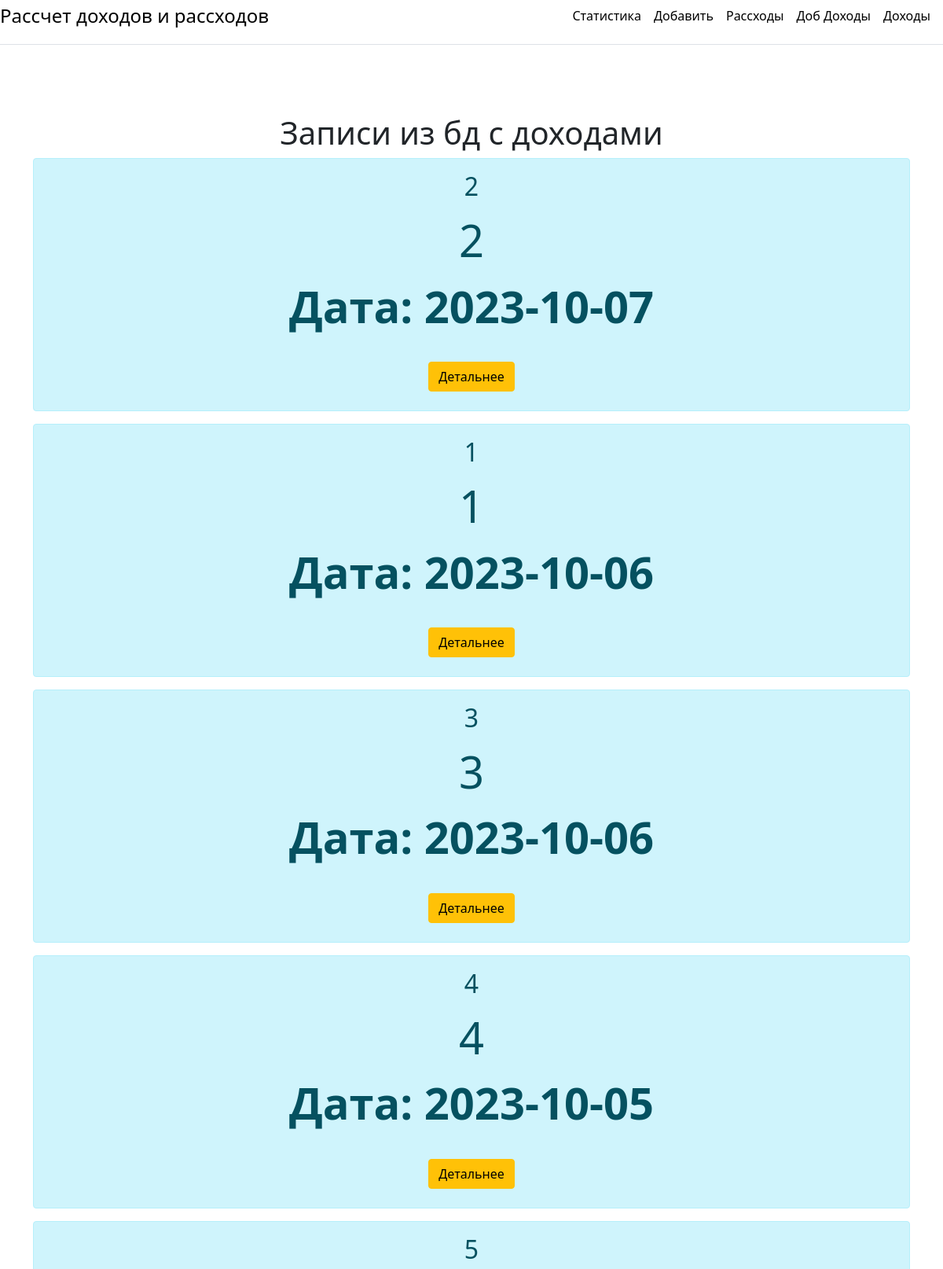
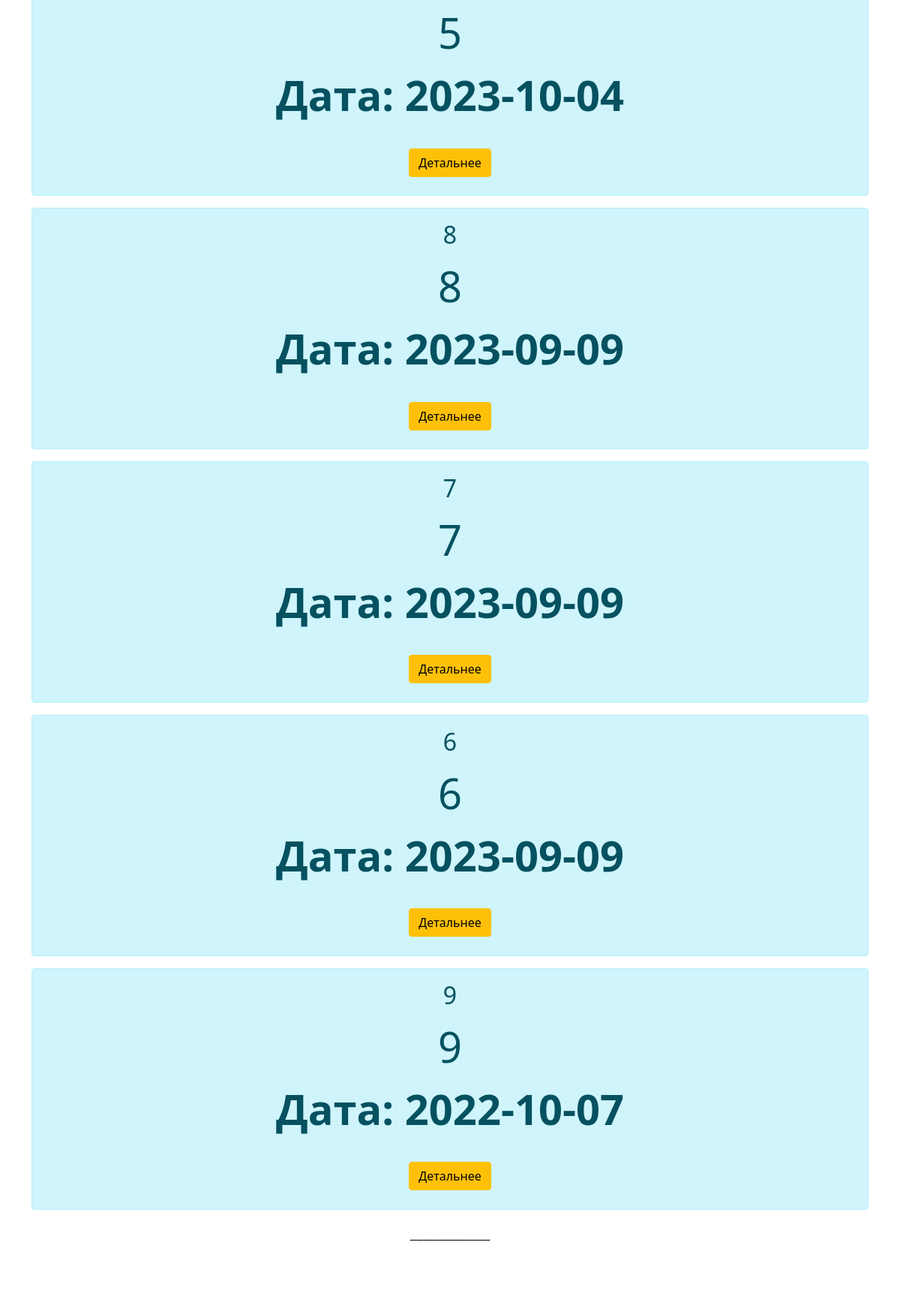
The page /incomes (upper part) on the database its author committed (2 pictures, top to bottom).
### app.py (models this page shows, shortened)
class Income(db.Model):
    id = db.Column(db.Integer, primary_key=True)
    index_sal = db.Column(db.Integer, primary_key=False)
    sum_sal = db.Column(db.Integer, primary_key=False)
    name_sal = db.Column(db.String(100))
    date = db.Column(db.DateTime, default=datetime.utcnow)

### app.py (the view)
@app.route('/incomes')
def posts2():
    income = Income.query.order_by(Income.date.desc()).all()
    return render_template("incomes.html", income=income)

### templates/incomes.html (shortened to what this page needs)
{% extends 'base.html' %}
{% block body%}
<div class="container mt-5">
    <h1> Записи из бд c доходами</h1>
    {% for e in income %}
    <div class="alert alert-info">
        <h2> {{e.id}} </h2>
        <p> {{e.sum_sal}} </p>
        <p><b> Дата: {{e.date.date() }}</b></p>
        <button class="btn btn-warning">Детальнее</button>
    </div>
    {% endfor %}
</div>
{% endblock %}

### rows shown on the page
Income: id "2", sum_sal "2", date "2023-10-07"
Income: id "1", sum_sal "1", date "2023-10-06"
Income: id "3", sum_sal "3", date "2023-10-06"
Income: id "4", sum_sal "4", date "2023-10-05"
Income: id "5", sum_sal "5", date "2023-10-04"
Income: id "8", sum_sal "8", date "2023-09-09"
Income: id "7", sum_sal "7", date "2023-09-09"
Income: id "6", sum_sal "6", date "2023-09-09"
Income: id "9", sum_sal "9", date "2022-10-07"
